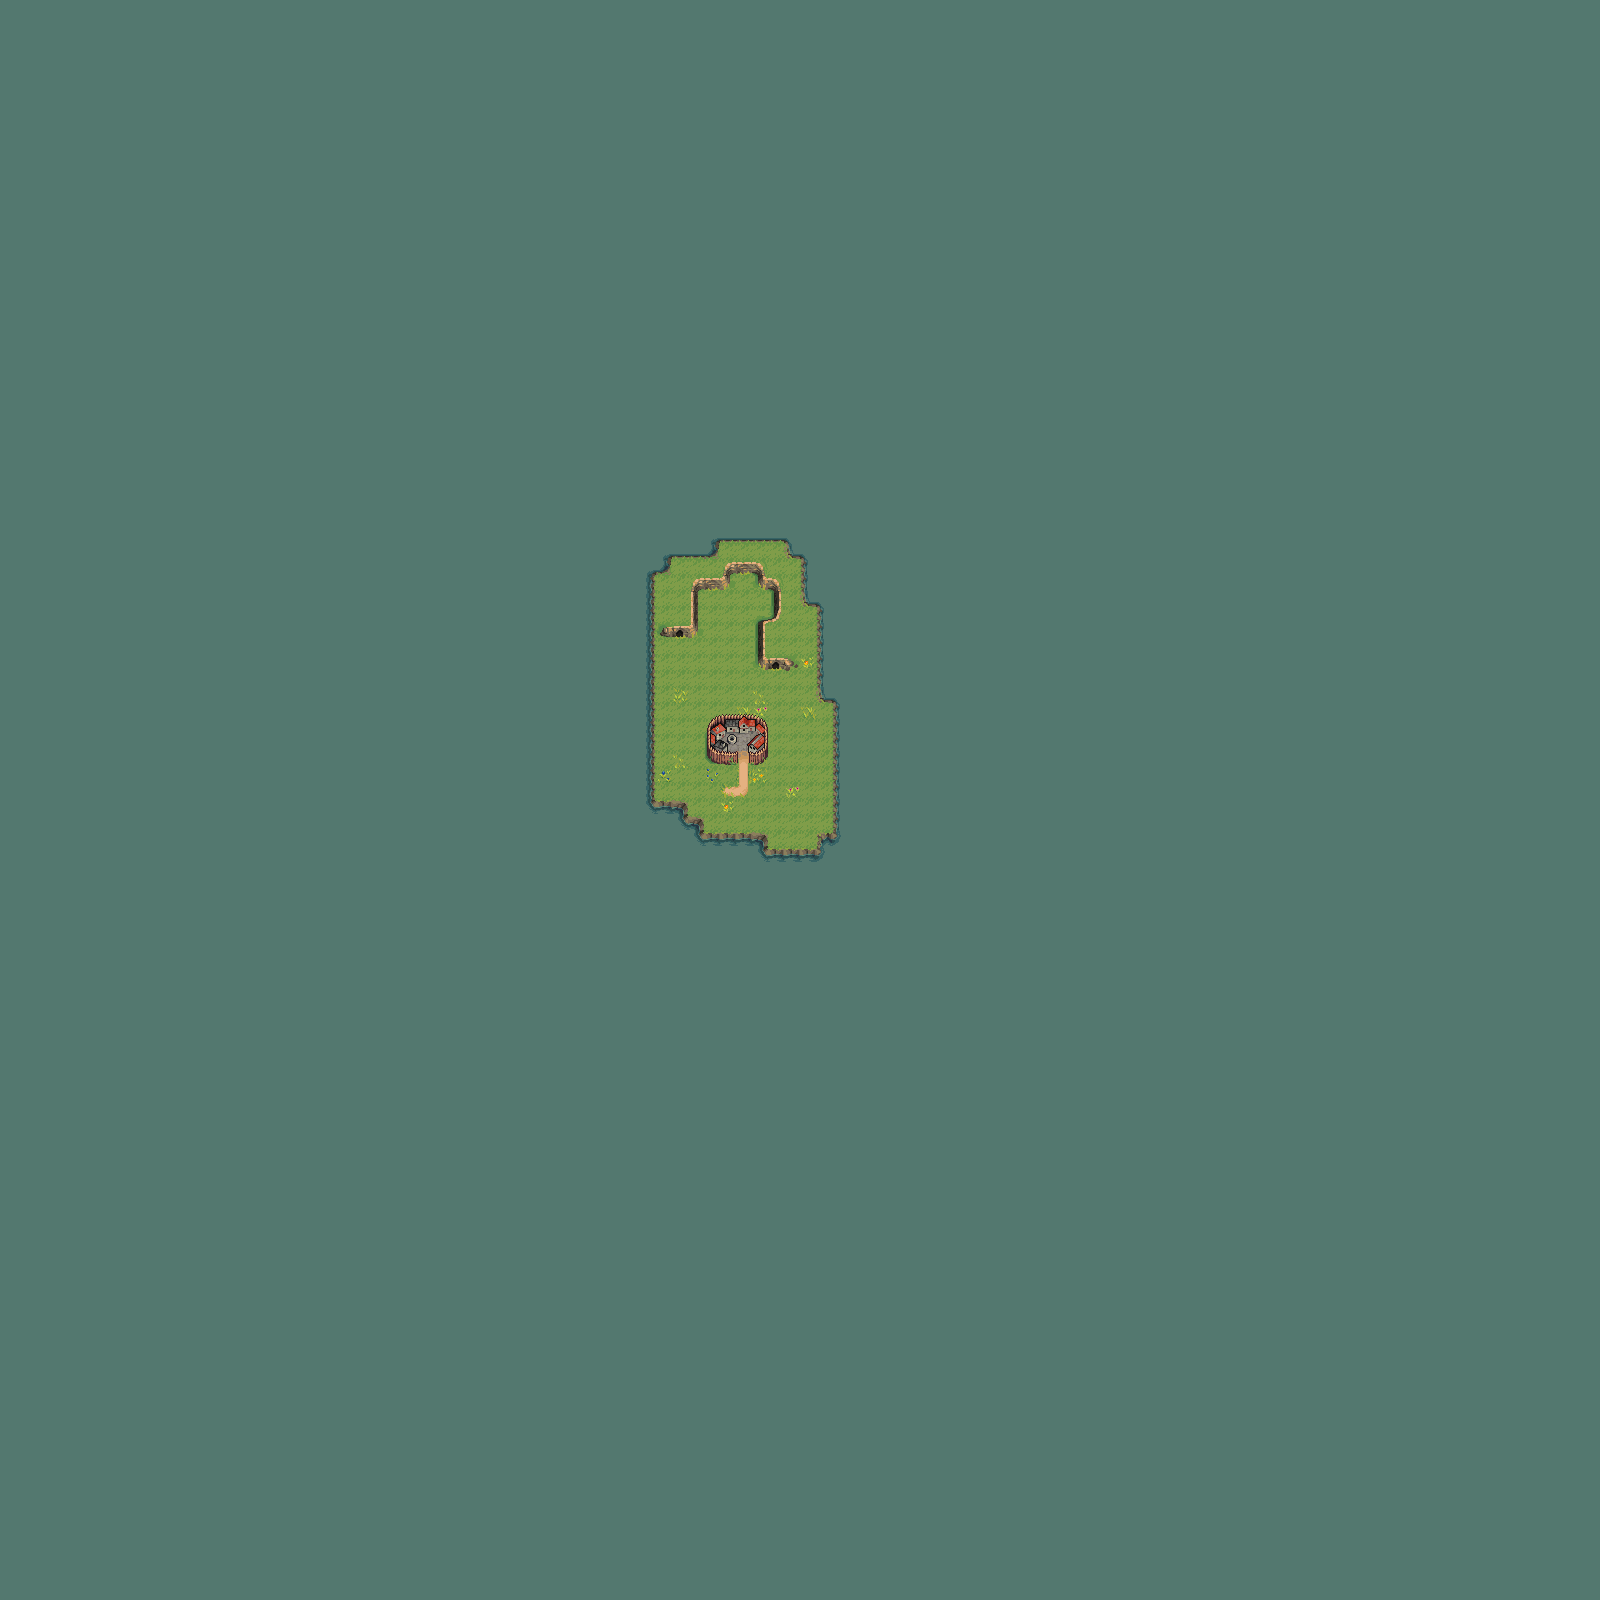

This game map was drawn from its Tiled (.tmx) file and the tilesets committed beside it. A one-line description and the trimmed map source follow:
An orthogonal 100x100 tile map with 16x16 px tiles, 3 tile layers (Ground, Fringe, Over) and 3 objects (3x Warp).

<map version="1.9" tiledversion="1.9.2" orientation="orthogonal" renderorder="right-down" width="100" height="100" tilewidth="16" tileheight="16" infinite="0" nextlayerid="6" nextobjectid="5">
 <tileset firstgid="1" source="../../graphics/tilesets/overworld/grass.tsx" />
 <layer id="1" name="Ground" width="100" height="100">
  <data>[10000 cells, 10000 non-empty, 49 distinct tile ids]</data>
 </layer>
 <layer id="4" name="Fringe" width="100" height="100">
  <data>[10000 cells, 4 non-empty, 4 distinct tile ids]</data>
 </layer>
 <layer id="3" name="Over" width="100" height="100">
  <data>[10000 cells, 0 non-empty, 0 distinct tile ids]</data>
 </layer>
 <objectgroup color="#c8c837" id="5" name="Object">
  <object id="1" name="Warp Phatyna" class="Warp" x="718" y="635">
   <properties>
    <property name="dest_cellsize" type="int" value="32" />
    <property name="dest_map" value="Phatyna Entrance" />
    <property name="dest_pos_x" type="int" value="54" />
    <property name="dest_pos_y" type="int" value="53" />
   </properties>
   <polygon points="41.6,39.497 41.6,18.9586 73.6,18.9586 73.6,39.497" />
  </object>
  <object id="2" name="Warp Skull" class="Warp" x="620.79" y="602.432">
   <properties>
    <property name="dest_cellsize" type="int" value="32" />
    <property name="dest_map" value="Skull Chamber" />
    <property name="dest_pos_x" type="int" value="50" />
    <property name="dest_pos_y" type="int" value="71" />
   </properties>
   <polygon points="42.51,41.568 42.51,19.9527 75.21,19.9527 75.21,41.568" />
  </object>
  <object id="4" name="Warp Sewer" class="Warp" x="638.88" y="690.382">
   <properties>
    <property name="dest_cellsize" type="int" value="32" />
    <property name="dest_map" value="Artis Sewer" />
    <property name="dest_pos_x" type="int" value="62" />
    <property name="dest_pos_y" type="int" value="46" />
   </properties>
   <polygon points="70.72,61.6182 70.72,29.5768 125.12,29.5768 125.12,61.6182" />
  </object>
 </objectgroup>
</map>
